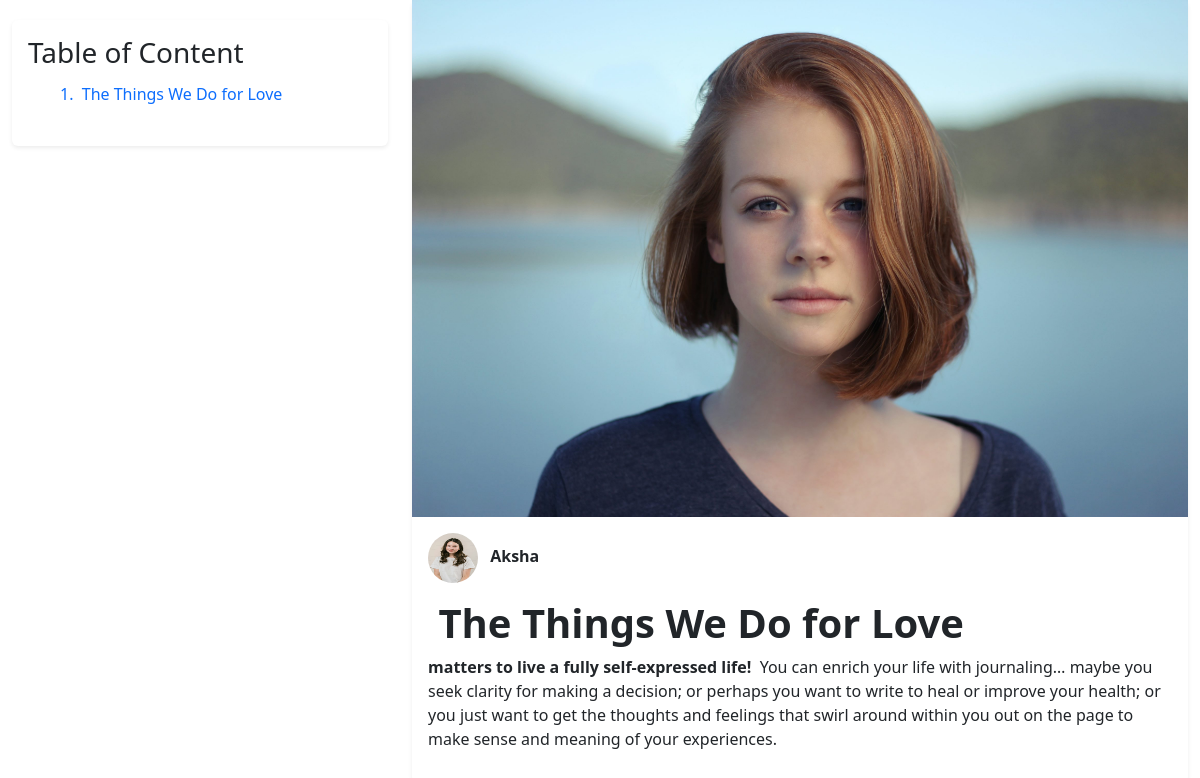
Page /blog/things_we_love (signed in) on the committed database.
### blogapp/models.py (models this page shows, shortened)
class Blog(models.Model):
    title = models.CharField(max_length=200)
    description = models.TextField()
    url = models.SlugField(unique=True)
    meta_title = models.CharField(max_length=300)
    meta_description = models.TextField()
    thumbnail = models.ImageField(upload_to='blog/thumbnails')
    author = models.CharField(max_length=100)
    author_image = models.ImageField(upload_to='blog/authors/')
    content = HTMLField()
    created_at = models.DateTimeField(auto_now_add=True)

### blogapp/views.py (the view)
# urls.py: path('blog/<slug:slug>',views.blog_detail, name='blog_detail'),
@login_required
def blog_detail(request,slug):
    blog = Blog.objects.get(url=slug)
    return render(request, "blog_detail.html", {'blog':blog})

### blogapp/templates/blog_detail.html (shortened to what this page needs)
{% extends 'app.html' %}
{% load static %}
{% block section %}
<div class="container-fluid">
    <div class="row">
        <div class="col-md-4">
            <div class="card border-0 shadow-sm p-3 mb-4 position-sticky" style="top: 20px;">
                <h3>Table of Content</h3>
                <ul id="toc-list" style="list-style-type: none;"></ul>
            </div>
        </div>
        <div class="col-md-8">
            <div class="card border-0 shadow-sm">
                <img src="{{ blog.thumbnail.url }}" alt="{{blog.title}}" class="img-fluid">
                <div class="card-body">
                    <img src="{{ blog.author_image.url }}" width="50" height="50" class="rounded-circle me-2">
                    <strong>{{ blog.author }}</strong>
                    <div class="mt-3" id="blog_content">
                        {{ blog.content|safe}}
                    </div>
                </div>
            </div>
        </div>
    </div>
</div>
{% endblock %}

### rows in the picture
Blog: thumbnail (picture), author_image (picture), author "Aksha", content "The Things We Do for Love matters to live a fully self-expressed life! You can enrich your life with journaling… maybe you seek clarity for making a decision; or perhaps you want to write to heal or improve your health; or you just want to get the thoughts and feelings that swirl around within you out on the page to make sense and meaning of your experiences."
